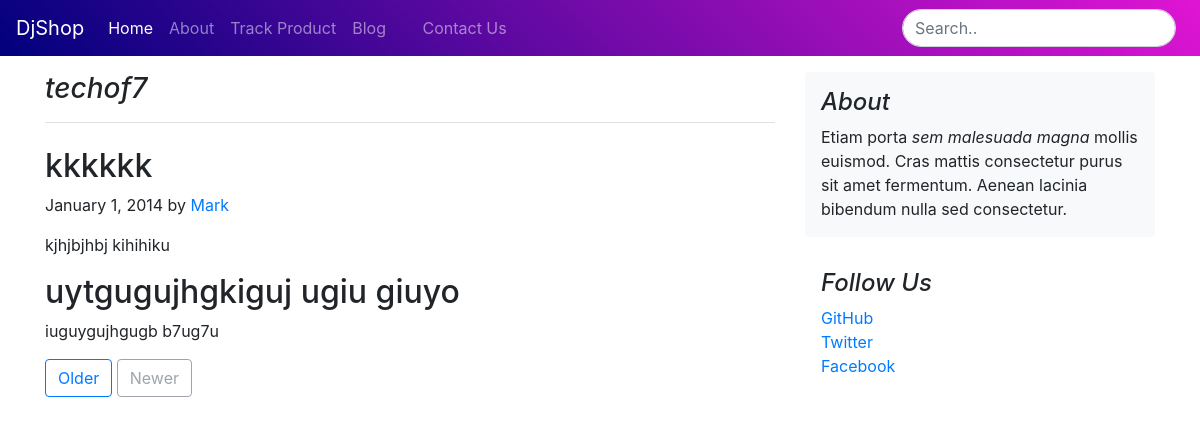
The page /blog/blogpost/1 on the database its author committed.
### blog/models.py (models this page shows)
class Blogpost(models.Model):
    post_id = models.AutoField(primary_key=True)
    title = models.CharField(max_length=250)
    head0 = models.CharField(max_length=500, default="")
    chead0 = models.CharField(max_length=5000, default="")
    head1 = models.CharField(max_length=500, default="")
    chead1 = models.CharField(max_length=5000, default="")
    pub_date = models.DateField()
    thumbnail = models.ImageField(upload_to="shop/images", default="")
    def __str__(self):
        return self.title

### blog/views.py (the view)
# urls.py: path('blogpost/<int:id>', views.blogpost, name='blogPost'),
def blogpost(request, id):
    post = Blogpost.objects.filter(post_id = id)[0]
    print(post)
    return render(request, 'blog/blogpost.html', {'post':post})

### blog/templates/blog/blogpost.html (shortened to what this page needs)
{% extends 'blog/basic.html' %}
{% block body %}
<main role="main" class="container">
      <div class="row mt-3">
        <div class="col-md-8 blog-main">
          <h3 class="pb-3 mb-4 font-italic border-bottom">
            {{post.title}}
          </h3>
          <div class="blog-post">
            <h2 class="blog-post-title">{{post.head0}}</h2>
            <p class="blog-post-meta">January 1, 2014 by <a href="#">Mark</a></p>
            <p>{{post.chead0}}</p>
          </div>
          <div class="blog-post">
            <h2 class="blog-post-title">{{post.head1}}</h2>
            <p>{{post.chead1}}</p>
          </div>
          <nav class="blog-pagination">
            <a class="btn btn-outline-primary" href="#">Older</a>
            <a class="btn btn-outline-secondary disabled" href="#">Newer</a>
          </nav>
        </div>
        <aside class="col-md-4 blog-sidebar">
          <div class="p-3 mb-3 bg-light rounded">
            <h4 class="font-italic">About</h4>
            <p class="mb-0">Etiam porta <em>sem malesuada magna</em> mollis euismod. Cras mattis consectetur purus sit amet fermentum. Aenean lacinia bibendum nulla sed consectetur.</p>
          </div>
          <div class="p-3">
            <h4 class="font-italic">Follow Us</h4>
            <ol class="list-unstyled">
              <li><a href="#">GitHub</a></li>
              <li><a href="#">Twitter</a></li>
              <li><a href="#">Facebook</a></li>
            </ol>
          </div>
        </aside>
      </div>
    </main>
{% endblock body %}

### shop/static/css/style.css (style rules this page uses)
body { margin: 0; padding: 0; font-family: "Baloo Paaji 2", cursive; }

### rows shown on the page
Blogpost: title "techof7", head0 "kkkkkk", chead0 "kjhjbjhbj kihihiku", head1 "uytgugujhgkiguj ugiu giuyo", chead1 "iuguygujhgugb b7ug7u"
